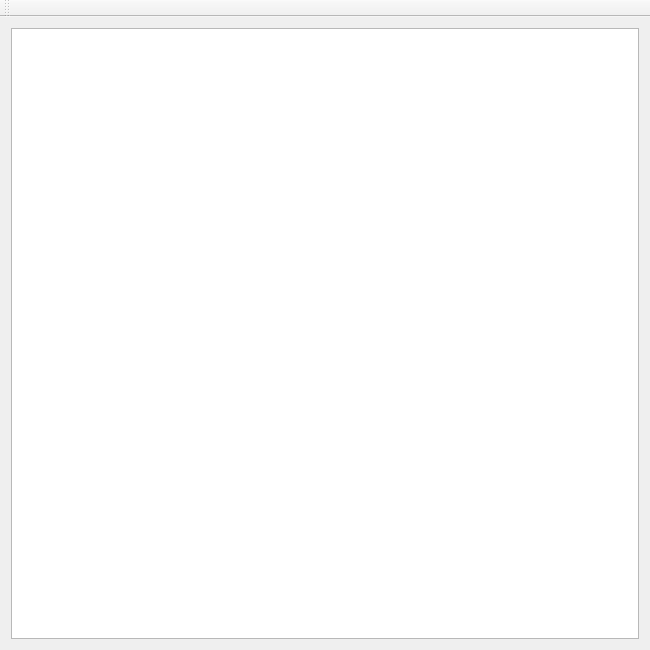
<?xml version="1.0" encoding="UTF-8"?>
<ui version="4.0">
 <class>MainWindow</class>
 <widget class="QMainWindow" name="MainWindow">
  <property name="geometry">
   <rect>
    <x>0</x>
    <y>0</y>
    <width>650</width>
    <height>650</height>
   </rect>
  </property>
  <property name="minimumSize">
   <size>
    <width>650</width>
    <height>650</height>
   </size>
  </property>
  <property name="windowTitle">
   <string>Table</string>
  </property>
  <widget class="QWidget" name="centralWidget">
   <layout class="QVBoxLayout" name="verticalLayout">
    <item>
     <widget class="QGraphicsView" name="graphicsView"/>
    </item>
   </layout>
  </widget>
  <widget class="QToolBar" name="mainToolBar">
   <attribute name="toolBarArea">
    <enum>TopToolBarArea</enum>
   </attribute>
   <attribute name="toolBarBreak">
    <bool>false</bool>
   </attribute>
  </widget>
 </widget>
 <layoutdefault spacing="6" margin="11"/>
 <resources/>
 <connections/>
</ui>
